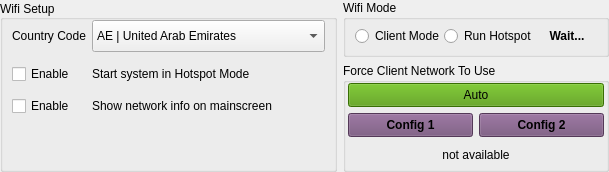
       <widget class="QWidget" name="horizontalWidget" native="true">
        <property name="sizePolicy">
         <sizepolicy hsizetype="Expanding" vsizetype="Fixed">
          <horstretch>0</horstretch>
          <verstretch>0</verstretch>
         </sizepolicy>
        </property>
        <layout class="QHBoxLayout" name="horizontalLayout_17">
         <property name="leftMargin">
          <number>0</number>
         </property>
         <property name="topMargin">
          <number>0</number>
         </property>
         <property name="rightMargin">
          <number>0</number>
         </property>
         <property name="bottomMargin">
          <number>0</number>
         </property>
         <item>
          <widget class="QGroupBox" name="groupBox">
           <property name="sizePolicy">
            <sizepolicy hsizetype="Expanding" vsizetype="Preferred">
             <horstretch>0</horstretch>
             <verstretch>0</verstretch>
            </sizepolicy>
           </property>
           <property name="title">
            <string>Wifi Setup</string>
           </property>
           <property name="alignment">
            <set>Qt::AlignmentFlag::AlignLeading|Qt::AlignmentFlag::AlignLeft|Qt::AlignmentFlag::AlignVCenter</set>
           </property>
           <layout class="QHBoxLayout" name="horizontalLayout_16">
            <property name="leftMargin">
             <number>0</number>
            </property>
            <property name="topMargin">
             <number>0</number>
            </property>
            <property name="rightMargin">
             <number>0</number>
            </property>
            <property name="bottomMargin">
             <number>2</number>
            </property>
            <item>
             <widget class="QWidget" name="formWidget" native="true">
              <property name="sizePolicy">
               <sizepolicy hsizetype="Expanding" vsizetype="Preferred">
                <horstretch>0</horstretch>
                <verstretch>0</verstretch>
               </sizepolicy>
              </property>
              <layout class="QFormLayout" name="formLayout_30">
               <property name="topMargin">
                <number>0</number>
               </property>
               <property name="bottomMargin">
                <number>0</number>
               </property>
               <item row="0" column="0">
                <widget class="QLabel" name="labelCountryCode">
                 <property name="minimumSize">
                  <size>
                   <width>0</width>
                   <height>32</height>
                  </size>
                 </property>
                 <property name="maximumSize">
                  <size>
                   <width>16777215</width>
                   <height>32</height>
                  </size>
                 </property>
                 <property name="text">
                  <string>Country Code</string>
                 </property>
                </widget>
               </item>
               <item row="0" column="1">
                <widget class="QComboBox" name="comboBoxCountryCode">
                 <property name="minimumSize">
                  <size>
                   <width>0</width>
                   <height>32</height>
                  </size>
                 </property>
                 <property name="maximumSize">
                  <size>
                   <width>16777215</width>
                   <height>32</height>
                  </size>
                 </property>
                 <property name="styleSheet">
                  <string notr="true">QScrollBar { 
	width: 40px;
	background-color: rgba(85, 87, 83, 0.7);
}</string>
                 </property>
                 <item>
                  <property name="text">
                   <string>AE | United Arab Emirates</string>
                  </property>
                 </item>
                 <item>
                  <property name="text">
                   <string>AR | Argentina</string>
                  </property>
                 </item>
                 <item>
                  <property name="text">
                   <string>AT | Austria</string>
                  </property>
                 </item>
                 <item>
                  <property name="text">
                   <string>AU | Australia</string>
                  </property>
                 </item>
                 <item>
                  <property name="text">
                   <string>BG | Bulgaria</string>
                  </property>
                 </item>
                 <item>
                  <property name="text">
                   <string>BH | Bahrain</string>
                  </property>
                 </item>
                 <item>
                  <property name="text">
                   <string>BM | Bermuda</string>
                  </property>
                 </item>
                 <item>
                  <property name="text">
                   <string>BO | Bolivia</string>
                  </property>
                 </item>
                 <item>
                  <property name="text">
                   <string>BR | Brazil</string>
                  </property>
                 </item>
                 <item>
                  <property name="text">
                   <string>CA | Canada</string>
                  </property>
                 </item>
                 <item>
                  <property name="text">
                   <string>CH | Switzerland</string>
                  </property>
                 </item>
                 <item>
                  <property name="text">
                   <string>CL | Chile</string>
                  </property>
                 </item>
                 <item>
                  <property name="text">
                   <string>CN | China</string>
                  </property>
                 </item>
                 <item>
                  <property name="text">
                   <string>CO | Colombia</string>
                  </property>
                 </item>
                 <item>
                  <property name="text">
                   <string>CR | Costa Rica</string>
                  </property>
                 </item>
                 <item>
                  <property name="text">
                   <string>CS | Serbia and Montenegro</string>
                  </property>
                 </item>
                 <item>
                  <property name="text">
                   <string>CY | Cyprus</string>
                  </property>
                 </item>
                 <item>
                  <property name="text">
                   <string>CZ | Czech Republic</string>
                  </property>
                 </item>
                 <item>
                  <property name="text">
                   <string>DE | Germany</string>
                  </property>
                 </item>
                 <item>
                  <property name="text">
                   <string>DK | Denmark</string>
                  </property>
                 </item>
                 <item>
                  <property name="text">
                   <string>DO | Dominican Republic</string>
                  </property>
                 </item>
                 <item>
                  <property name="text">
                   <string>DZ | Algeria</string>
                  </property>
                 </item>
                 <item>
                  <property name="text">
                   <string>EC | Ecuador</string>
                  </property>
                 </item>
                 <item>
                  <property name="text">
                   <string>EE | Estonia</string>
                  </property>
                 </item>
                 <item>
                  <property name="text">
                   <string>EG | Egypt</string>
                  </property>
                 </item>
                 <item>
                  <property name="text">
                   <string>ES | Spain</string>
                  </property>
                 </item>
                 <item>
                  <property name="text">
                   <string>FI | Finland</string>
                  </property>
                 </item>
                 <item>
                  <property name="text">
                   <string>FR | France</string>
                  </property>
                 </item>
                 <item>
                  <property name="text">
                   <string>GB | United Kingdom</string>
                  </property>
                 </item>
                 <item>
                  <property name="text">
                   <string>GR | Greece</string>
                  </property>
                 </item>
                 <item>
                  <property name="text">
                   <string>GT | Guatemala</string>
                  </property>
                 </item>
                 <item>
                  <property name="text">
                   <string>HK | Hong Kong</string>
                  </property>
                 </item>
                 <item>
                  <property name="text">
                   <string>HN | Honduras</string>
                  </property>
                 </item>
                 <item>
                  <property name="text">
                   <string>ID | Indonesia</string>
                  </property>
                 </item>
                 <item>
                  <property name="text">
                   <string>IE | Ireland</string>
                  </property>
                 </item>
                 <item>
                  <property name="text">
                   <string>IL | Israel</string>
                  </property>
                 </item>
                 <item>
                  <property name="text">
                   <string>IN | India</string>
                  </property>
                 </item>
                 <item>
                  <property name="text">
                   <string>IS | Iceland</string>
                  </property>
                 </item>
                 <item>
                  <property name="text">
                   <string>IT | Italy</string>
                  </property>
                 </item>
                 <item>
                  <property name="text">
                   <string>JM | Jamaica</string>
                  </property>
                 </item>
                 <item>
                  <property name="text">
                   <string>JO | Jordan</string>
                  </property>
                 </item>
                 <item>
                  <property name="text">
                   <string>JP3 | Japan</string>
                  </property>
                 </item>
                 <item>
                  <property name="text">
                   <string>KE | Kenya</string>
                  </property>
                 </item>
                 <item>
                  <property name="text">
                   <string>KR | Republic of Korea (South Korea)</string>
                  </property>
                 </item>
                 <item>
                  <property name="text">
                   <string>KW | Kuwait</string>
                  </property>
                 </item>
                 <item>
                  <property name="text">
                   <string>KW | Kuwait</string>
                  </property>
                 </item>
                 <item>
                  <property name="text">
                   <string>LB | Lebanon</string>
                  </property>
                 </item>
                 <item>
                  <property name="text">
                   <string>LI | Liechtenstein</string>
                  </property>
                 </item>
                 <item>
                  <property name="text">
                   <string>LK | Sri Lanka</string>
                  </property>
                 </item>
                 <item>
                  <property name="text">
                   <string>LT | Lithuania</string>
                  </property>
                 </item>
                 <item>
                  <property name="text">
                   <string>LU | Luxembourg</string>
                  </property>
                 </item>
                 <item>
                  <property name="text">
                   <string>MA | Morocco</string>
                  </property>
                 </item>
                 <item>
                  <property name="text">
                   <string>MU | Mauritius</string>
                  </property>
                 </item>
                 <item>
                  <property name="text">
                   <string>MX | Mexico</string>
                  </property>
                 </item>
                 <item>
                  <property name="text">
                   <string>NL | Netherlands</string>
                  </property>
                 </item>
                 <item>
                  <property name="text">
                   <string>NO | Norway</string>
                  </property>
                 </item>
                 <item>
                  <property name="text">
                   <string>NZ | New Zealand</string>
                  </property>
                 </item>
                 <item>
                  <property name="text">
                   <string>OM | Oman</string>
                  </property>
                 </item>
                 <item>
                  <property name="text">
                   <string>PA | Panama</string>
                  </property>
                 </item>
                 <item>
                  <property name="text">
                   <string>PE | Peru</string>
                  </property>
                 </item>
                 <item>
                  <property name="text">
                   <string>PH | Philippines</string>
                  </property>
                 </item>
                 <item>
                  <property name="text">
                   <string>PK | Islamic Republic of Pakistan</string>
                  </property>
                 </item>
                 <item>
                  <property name="text">
                   <string>PL | Poland</string>
                  </property>
                 </item>
                 <item>
                  <property name="text">
                   <string>PR | Puerto Rico</string>
                  </property>
                 </item>
                 <item>
                  <property name="text">
                   <string>PT | Portugal</string>
                  </property>
                 </item>
                 <item>
                  <property name="text">
                   <string>QA | Qatar</string>
                  </property>
                 </item>
                 <item>
                  <property name="text">
                   <string>RO | Romania</string>
                  </property>
                 </item>
                 <item>
                  <property name="text">
                   <string>RU | Russia</string>
                  </property>
                 </item>
                 <item>
                  <property name="text">
                   <string>SA | Saudi Arabia</string>
                  </property>
                 </item>
                 <item>
                  <property name="text">
                   <string>SG | Singapore</string>
                  </property>
                 </item>
                 <item>
                  <property name="text">
                   <string>SI | Slovenia</string>
                  </property>
                 </item>
                 <item>
                  <property name="text">
                   <string>SK | Slovak Republic</string>
                  </property>
                 </item>
                 <item>
                  <property name="text">
                   <string>SV | El Salvador</string>
                  </property>
                 </item>
                 <item>
                  <property name="text">
                   <string>TH | Thailand</string>
                  </property>
                 </item>
                 <item>
                  <property name="text">
                   <string>TN | Tunisia</string>
                  </property>
                 </item>
                 <item>
                  <property name="text">
                   <string>TR | Turkey</string>
                  </property>
                 </item>
                 <item>
                  <property name="text">
                   <string>TT | Trinidad and Tobago</string>
                  </property>
                 </item>
                 <item>
                  <property name="text">
                   <string>TW | Taiwan</string>
                  </property>
                 </item>
                 <item>
                  <property name="text">
                   <string>UA | Ukraine</string>
                  </property>
                 </item>
                 <item>
                  <property name="text">
                   <string>US | United States</string>
                  </property>
                 </item>
                 <item>
                  <property name="text">
                   <string>UY | Uruguay</string>
                  </property>
                 </item>
                 <item>
                  <property name="text">
                   <string>VE | Venezuela</string>
                  </property>
                 </item>
                 <item>
                  <property name="text">
                   <string>VN | Vietnam</string>
                  </property>
                 </item>
                 <item>
                  <property name="text">
                   <string>ZA | South Africa</string>
                  </property>
                 </item>
                </widget>
               </item>
               <item row="1" column="0">
                <widget class="QCheckBox" name="checkBoxHotspot">
                 <property name="sizePolicy">
                  <sizepolicy hsizetype="Expanding" vsizetype="Fixed">
                   <horstretch>0</horstretch>
                   <verstretch>0</verstretch>
                  </sizepolicy>
                 </property>
                 <property name="minimumSize">
                  <size>
                   <width>0</width>
                   <height>32</height>
                  </size>
                 </property>
                 <property name="maximumSize">
                  <size>
                   <width>16777215</width>
                   <height>32</height>
                  </size>
                 </property>
                 <property name="text">
                  <string>Enable</string>
                 </property>
                </widget>
               </item>
               <item row="1" column="1">
                <widget class="QLabel" name="label_hotspot">
                 <property name="sizePolicy">
                  <sizepolicy hsizetype="Expanding" vsizetype="Fixed">
                   <horstretch>0</horstretch>
                   <verstretch>0</verstretch>
                  </sizepolicy>
                 </property>
                 <property name="minimumSize">
                  <size>
                   <width>0</width>
                   <height>32</height>
                  </size>
                 </property>
                 <property name="maximumSize">
                  <size>
                   <width>16777215</width>
                   <height>32</height>
                  </size>
                 </property>
                 <property name="text">
                  <string>Start system in Hotspot Mode</string>
                 </property>
                 <property name="wordWrap">
                  <bool>true</bool>
                 </property>
                </widget>
               </item>
               <item row="2" column="0">
                <widget class="QCheckBox" name="checkBoxNetworkinfo">
                 <property name="text">
                  <string>Enable</string>
                 </property>
                </widget>
               </item>
               <item row="2" column="1">
                <widget class="QLabel" name="label_hotspotclient">
                 <property name="text">
                  <string>Show network info on mainscreen</string>
                 </property>
                </widget>
               </item>
              </layout>
             </widget>
            </item>
           </layout>
          </widget>
         </item>
         <item>
          <widget class="QWidget" name="verticalWidget" native="true">
           <property name="sizePolicy">
            <sizepolicy hsizetype="Expanding" vsizetype="Preferred">
             <horstretch>0</horstretch>
             <verstretch>0</verstretch>
            </sizepolicy>
           </property>
           <layout class="QVBoxLayout" name="verticalLayout_10">
            <property name="leftMargin">
             <number>0</number>
            </property>
            <property name="topMargin">
             <number>0</number>
            </property>
            <property name="rightMargin">
             <number>0</number>
            </property>
            <property name="bottomMargin">
             <number>0</number>
            </property>
            <item>
             <widget class="QGroupBox" name="groupBoxWifiMode">
              <property name="sizePolicy">
               <sizepolicy hsizetype="Expanding" vsizetype="Expanding">
                <horstretch>0</horstretch>
                <verstretch>0</verstretch>
               </sizepolicy>
              </property>
              <property name="title">
               <string>Wifi Mode</string>
              </property>
              <property name="alignment">
               <set>Qt::AlignmentFlag::AlignLeading|Qt::AlignmentFlag::AlignLeft|Qt::AlignmentFlag::AlignTop</set>
              </property>
              <property name="flat">
               <bool>false</bool>
              </property>
              <layout class="QVBoxLayout" name="verticalLayout_8">
               <property name="spacing">
                <number>0</number>
               </property>
               <property name="leftMargin">
                <number>0</number>
               </property>
               <property name="topMargin">
                <number>0</number>
               </property>
               <property name="rightMargin">
                <number>0</number>
               </property>
               <property name="bottomMargin">
                <number>2</number>
               </property>
               <item>
                <layout class="QHBoxLayout" name="horizontalLayout_21">
                 <property name="leftMargin">
                  <number>9</number>
                 </property>
                 <property name="rightMargin">
                  <number>9</number>
                 </property>
                 <item>
                  <widget class="QRadioButton" name="radioButtonClient">
                   <property name="minimumSize">
                    <size>
                     <width>0</width>
                     <height>32</height>
                    </size>
                   </property>
                   <property name="maximumSize">
                    <size>
                     <width>16777215</width>
                     <height>32</height>
                    </size>
                   </property>
                   <property name="text">
                    <string>Client Mode</string>
                   </property>
                  </widget>
                 </item>
                 <item>
                  <widget class="QRadioButton" name="radioButtonHotspot">
                   <property name="minimumSize">
                    <size>
                     <width>0</width>
                     <height>32</height>
                    </size>
                   </property>
                   <property name="maximumSize">
                    <size>
                     <width>16777215</width>
                     <height>32</height>
                    </size>
                   </property>
                   <property name="text">
                    <string>Run Hotspot</string>
                   </property>
                  </widget>
                 </item>
                 <item>
                  <widget class="QLabel" name="label_modeswitchprogress">
                   <property name="sizePolicy">
                    <sizepolicy hsizetype="Expanding" vsizetype="Fixed">
                     <horstretch>0</horstretch>
                     <verstretch>0</verstretch>
                    </sizepolicy>
                   </property>
                   <property name="minimumSize">
                    <size>
                     <width>60</width>
                     <height>32</height>
                    </size>
                   </property>
                   <property name="maximumSize">
                    <size>
                     <width>60</width>
                     <height>32</height>
                    </size>
                   </property>
                   <property name="font">
                    <font>
                     <bold>true</bold>
                    </font>
                   </property>
                   <property name="styleSheet">
                    <string notr="true">background-color: rgba(0, 0, 0, 0);</string>
                   </property>
                   <property name="text">
                    <string>Wait...</string>
                   </property>
                   <property name="alignment">
                    <set>Qt::AlignmentFlag::AlignCenter</set>
                   </property>
                  </widget>
                 </item>
                </layout>
               </item>
              </layout>
             </widget>
            </item>
            <item>
             <widget class="QGroupBox" name="groupBoxClientNetwork">
              <property name="sizePolicy">
               <sizepolicy hsizetype="Expanding" vsizetype="Preferred">
                <horstretch>0</horstretch>
                <verstretch>0</verstretch>
               </sizepolicy>
              </property>
              <property name="minimumSize">
               <size>
                <width>0</width>
                <height>80</height>
               </size>
              </property>
              <property name="title">
               <string>Force Client Network To Use</string>
              </property>
              <layout class="QVBoxLayout" name="verticalLayout_11">
               <property name="leftMargin">
                <number>2</number>
               </property>
               <property name="topMargin">
                <number>0</number>
               </property>
               <property name="rightMargin">
                <number>2</number>
               </property>
               <property name="bottomMargin">
                <number>2</number>
               </property>
               <item>
                <widget class="QPushButton" name="pushButtonNetworkAuto">
                 <property name="sizePolicy">
                  <sizepolicy hsizetype="Expanding" vsizetype="Fixed">
                   <horstretch>0</horstretch>
                   <verstretch>0</verstretch>
                  </sizepolicy>
                 </property>
                 <property name="minimumSize">
                  <size>
                   <width>0</width>
                   <height>24</height>
                  </size>
                 </property>
                 <property name="maximumSize">
                  <size>
                   <width>16777215</width>
                   <height>24</height>
                  </size>
                 </property>
                 <property name="styleSheet">
                  <string notr="true">background-color: rgb(78, 154, 6);
outline: none;</string>
                 </property>
                 <property name="text">
                  <string>Auto</string>
                 </property>
                </widget>
               </item>
               <item>
                <widget class="QWidget" name="clientNetworkSelect" native="true">
                 <property name="sizePolicy">
                  <sizepolicy hsizetype="Expanding" vsizetype="Fixed">
                   <horstretch>0</horstretch>
                   <verstretch>0</verstretch>
                  </sizepolicy>
                 </property>
                 <property name="minimumSize">
                  <size>
                   <width>0</width>
                   <height>24</height>
                  </size>
                 </property>
                 <property name="maximumSize">
                  <size>
                   <width>16777215</width>
                   <height>24</height>
                  </size>
                 </property>
                 <layout class="QHBoxLayout" name="horizontalLayout_22">
                  <property name="leftMargin">
                   <number>0</number>
                  </property>
                  <property name="topMargin">
                   <number>0</number>
                  </property>
                  <property name="rightMargin">
                   <number>0</number>
                  </property>
                  <property name="bottomMargin">
                   <number>0</number>
                  </property>
                  <item>
                   <widget class="QPushButton" name="pushButtonNetwork0">
                    <property name="sizePolicy">
                     <sizepolicy hsizetype="Expanding" vsizetype="Fixed">
                      <horstretch>0</horstretch>
                      <verstretch>0</verstretch>
                     </sizepolicy>
                    </property>
                    <property name="minimumSize">
                     <size>
                      <width>0</width>
                      <height>24</height>
                     </size>
                    </property>
                    <property name="maximumSize">
                     <size>
                      <width>16777215</width>
                      <height>24</height>
                     </size>
                    </property>
                    <property name="font">
                     <font>
                      <bold>true</bold>
                     </font>
                    </property>
                    <property name="styleSheet">
                     <string notr="true">background-color: rgb(117, 80, 123);
outline: none;</string>
                    </property>
                    <property name="text">
                     <string>Config 1</string>
                    </property>
                   </widget>
                  </item>
                  <item>
                   <widget class="QPushButton" name="pushButtonNetwork1">
                    <property name="sizePolicy">
                     <sizepolicy hsizetype="Expanding" vsizetype="Fixed">
                      <horstretch>0</horstretch>
                      <verstretch>0</verstretch>
                     </sizepolicy>
                    </property>
                    <property name="minimumSize">
                     <size>
                      <width>0</width>
                      <height>24</height>
                     </size>
                    </property>
                    <property name="maximumSize">
                     <size>
                      <width>16777215</width>
                      <height>24</height>
                     </size>
                    </property>
                    <property name="font">
                     <font>
                      <bold>true</bold>
                     </font>
                    </property>
                    <property name="styleSheet">
                     <string notr="true">background-color: rgb(117, 80, 123);
outline: none;</string>
                    </property>
                    <property name="text">
                     <string>Config 2</string>
                    </property>
                   </widget>
                  </item>
                 </layout>
                </widget>
               </item>
               <item>
                <widget class="QLabel" name="label_notavailable">
                 <property name="sizePolicy">
                  <sizepolicy hsizetype="Expanding" vsizetype="Fixed">
                   <horstretch>0</horstretch>
                   <verstretch>0</verstretch>
                  </sizepolicy>
                 </property>
                 <property name="minimumSize">
                  <size>
                   <width>0</width>
                   <height>24</height>
                  </size>
                 </property>
                 <property name="maximumSize">
                  <size>
                   <width>16777215</width>
                   <height>24</height>
                  </size>
                 </property>
                 <property name="text">
                  <string>not available</string>
                 </property>
                 <property name="alignment">
                  <set>Qt::AlignmentFlag::AlignCenter</set>
                 </property>
                </widget>
               </item>
              </layout>
             </widget>
            </item>
           </layout>
          </widget>
         </item>
        </layout>
       </widget>
